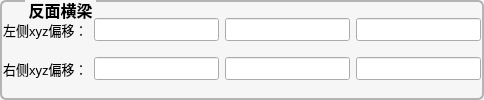
             <widget class="QGroupBox" name="groupBox_18">
              <property name="font">
               <font>
                <pointsize>12</pointsize>
                <bold>true</bold>
               </font>
              </property>
              <property name="styleSheet">
               <string notr="true">QGroupBox {
	color: rgb(0, 0, 0);
	background-color: #f6f6f6;
    border-width: 2px;
    border-radius: 6px;
   border-style:solid;
  border-color: #b4b4b4;
  margin-top: 2ex;
}
QGroupBox::title {
     subcontrol-origin: margin;
     subcontrol-position: top left;
   left:25px;
     margin-left: 0px;
     padding:0 1px;
}</string>
              </property>
              <property name="title">
               <string>反面横梁</string>
              </property>
              <property name="alignment">
               <set>Qt::AlignCenter</set>
              </property>
              <layout class="QGridLayout" name="gridLayout_18">
               <property name="leftMargin">
                <number>1</number>
               </property>
               <property name="topMargin">
                <number>1</number>
               </property>
               <property name="rightMargin">
                <number>1</number>
               </property>
               <property name="bottomMargin">
                <number>1</number>
               </property>
               <property name="horizontalSpacing">
                <number>6</number>
               </property>
               <property name="verticalSpacing">
                <number>1</number>
               </property>
               <item row="0" column="3">
                <widget class="QLineEdit" name="lineEdit_Back_Beam_Region1_Z_Shift_R">
                 <property name="font">
                  <font>
                   <pointsize>10</pointsize>
                   <bold>false</bold>
                  </font>
                 </property>
                </widget>
               </item>
               <item row="1" column="2">
                <widget class="QLineEdit" name="lineEdit_Back_Beam_Region2_Y_Shift_R">
                 <property name="font">
                  <font>
                   <pointsize>10</pointsize>
                   <bold>false</bold>
                  </font>
                 </property>
                </widget>
               </item>
               <item row="1" column="1">
                <widget class="QLineEdit" name="lineEdit_Back_Beam_Region2_X_Shift_R">
                 <property name="font">
                  <font>
                   <pointsize>10</pointsize>
                   <bold>false</bold>
                  </font>
                 </property>
                </widget>
               </item>
               <item row="0" column="2">
                <widget class="QLineEdit" name="lineEdit_Back_Beam_Region1_Y_Shift_R">
                 <property name="font">
                  <font>
                   <pointsize>10</pointsize>
                   <bold>false</bold>
                  </font>
                 </property>
                </widget>
               </item>
               <item row="0" column="1">
                <widget class="QLineEdit" name="lineEdit_Back_Beam_Region1_X_Shift_R">
                 <property name="font">
                  <font>
                   <pointsize>10</pointsize>
                   <bold>false</bold>
                  </font>
                 </property>
                </widget>
               </item>
               <item row="1" column="0">
                <widget class="QLabel" name="label_56">
                 <property name="font">
                  <font>
                   <pointsize>10</pointsize>
                   <bold>false</bold>
                  </font>
                 </property>
                 <property name="styleSheet">
                  <string notr="true">color: rgb(0, 0, 0);</string>
                 </property>
                 <property name="text">
                  <string>右侧xyz偏移：</string>
                 </property>
                </widget>
               </item>
               <item row="1" column="3">
                <widget class="QLineEdit" name="lineEdit_Back_Beam_Region2_Z_Shift_R">
                 <property name="font">
                  <font>
                   <pointsize>10</pointsize>
                   <bold>false</bold>
                  </font>
                 </property>
                </widget>
               </item>
               <item row="0" column="0">
                <widget class="QLabel" name="label_52">
                 <property name="font">
                  <font>
                   <pointsize>10</pointsize>
                   <bold>false</bold>
                  </font>
                 </property>
                 <property name="styleSheet">
                  <string notr="true">color: rgb(0, 0, 0);</string>
                 </property>
                 <property name="text">
                  <string>左侧xyz偏移：</string>
                 </property>
                </widget>
               </item>
              </layout>
              <zorder>lineEdit_Back_Beam_Region1_X_Shift_R</zorder>
              <zorder>lineEdit_Back_Beam_Region1_Z_Shift_R</zorder>
              <zorder>lineEdit_Back_Beam_Region2_Y_Shift_R</zorder>
              <zorder>lineEdit_Back_Beam_Region2_X_Shift_R</zorder>
              <zorder>lineEdit_Back_Beam_Region1_Y_Shift_R</zorder>
              <zorder>label_56</zorder>
              <zorder>lineEdit_Back_Beam_Region2_Z_Shift_R</zorder>
              <zorder>label_52</zorder>
             </widget>
